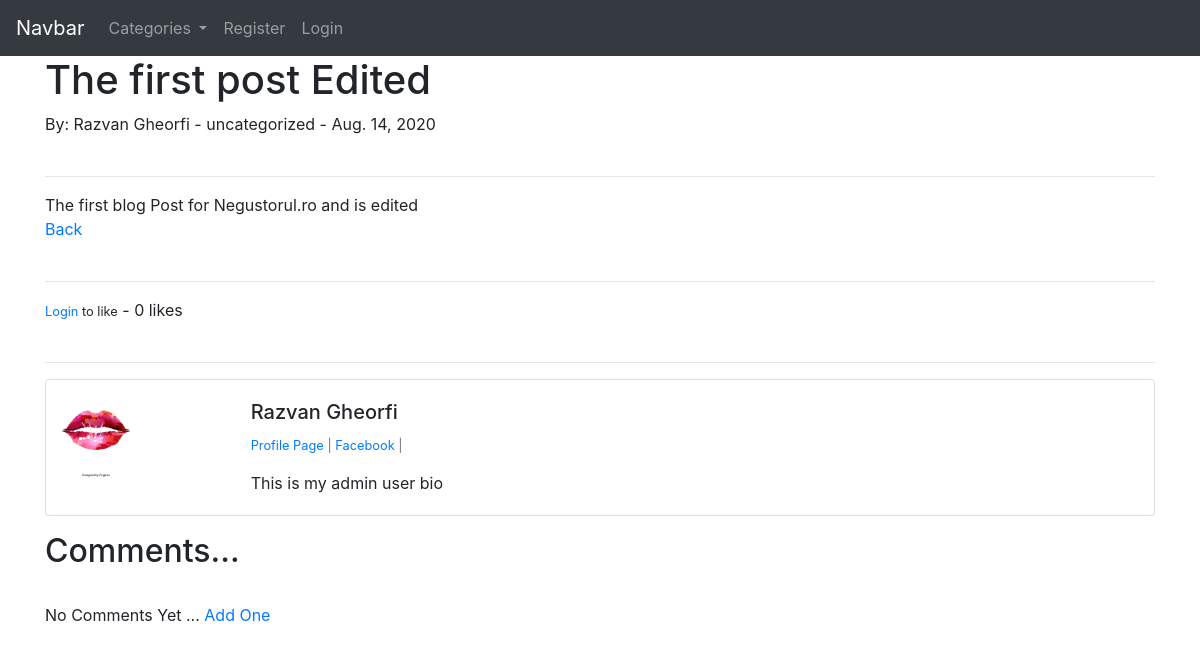
Page /article/1 on the earlier database version.
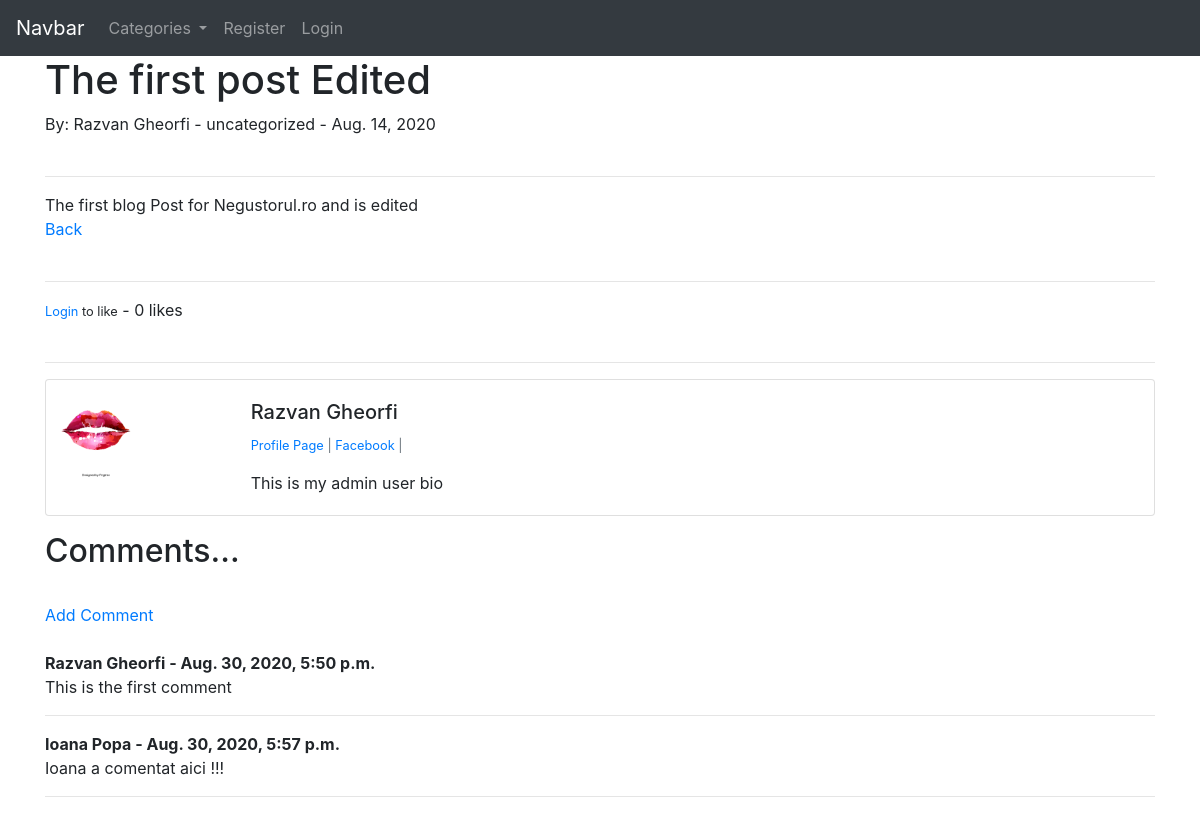
Same page on the later database version.
### main/models.py (models this page shows, shortened)
class Post(models.Model):
    title = models.CharField(max_length=255)
    header_image = models.ImageField(null=True, blank=True, upload_to="images/")
    author = models.ForeignKey(User, on_delete=models.CASCADE)
    body = RichTextField(blank=True, null=True)
    post_date = models.DateField(auto_now_add=True)
    category = models.CharField(max_length=255, default='coding')
    likes = models.ManyToManyField(User, related_name='blog_posts')
    snippet = models.CharField(max_length=255)
    def total_likes(self):
        return self.likes.count()

class Profile(models.Model):
    user = models.OneToOneField(User, null=True, on_delete=models.CASCADE)
    bio = models.TextField()
    profile_pic = models.ImageField(null=True, blank=True, upload_to="images/profile/")
    website_url = models.CharField(max_length=255, null=True, blank=True)
    facebook_url = models.CharField(max_length=255, null=True, blank=True)
    instagram_url = models.CharField(max_length=255, null=True, blank=True)

class Comment(models.Model):
    post = models.ForeignKey(Post, related_name="comments", on_delete=models.CASCADE)
    name = models.CharField(max_length=255)
    body = models.TextField()
    date_added = models.DateTimeField(auto_now_add=True)

### main/views.py (the view)
# urls.py: path('article/<int:pk>',ArticleDetailView.as_view(), name='article_detail' ),
class ArticleDetailView(DetailView):
    model = Post
    template_name = 'article_details.html'
    def get_context_data(self, *args, **kwargs):
        cat_menu = Category.objects.all()
        context = super(ArticleDetailView, self).get_context_data(*args, **kwargs)
        stuff = get_object_or_404(Post, id=self.kwargs['pk'])
        total_likes = stuff.total_likes()
        liked = False
        if stuff.likes.filter(id=self.request.user.id).exists():
            liked = True
        context["cat_menu"] = cat_menu
        context["total_likes"] = total_likes
        context["liked"] = liked
        return context

### main/models.py (called while the page is built)
    def __str__(self):
        return self.name

### main/templates/article_details.html (shortened to what this page needs)
{% extends 'base.html' %}
{% load static %}
{% block content %}
<h1>{{ post.title }}</h1>
By: {{ post.author.first_name}} {{ post.author.last_name}}
    - {{ post.category }}
    - {{ post.post_date }}
    <br><br>
<hr>
{{ post.body|safe }}
<br>
<a href="{% url 'home' %}">Back</a>
<br><br>
<hr>
<form action="{% url 'like_post' post.pk %}" method="POST">
    {% if user.is_authenticated %}
        {% if liked %}
            <button type="submit" name="post_id" value="{{ post.id }}" class="btn btn-danger">Unlike</button>
        {% else %}
            <button type="submit" name="post_id" value="{{ post.id }}" class="btn btn-primary">Like</button>
        {% endif %}
    {% else %}
    <small><a href="{% url 'login' %}">Login </a>to like</small>
    {% endif %}
    - {{ total_likes }} likes
</form>
<br>
<hr>
    <div class="card mb-3">
      <div class="row no-gutters">
        <div class="col-md-2">
            {% if post.author.profile.profile_pic %}
                <img src="{{ post.author.profile.profile_pic.url }}" alt="" width="100" height="100">
            {% else %}
                <img src="{% static 'main/images/user_default.jpg' %}" alt="" width="100" height="100">
            {% endif %}
        </div>
        <div class="col-md-10">
          <div class="card-body">
            <h5 class="card-title">{{ post.author.first_name}} {{ post.author.last_name}}</h5>
              <p class="small text-muted">
                  <a href="{% url 'show_profile_page' post.author.profile.id %}">Profile Page</a> |
                  {% if post.author.profile.facebook_url %}
                    <a href="{{ post.author.profile.facebook_url }}">Facebook </a>|
                  {% endif %}
              </p>
            <p class="card-text">{{ post.author.profile.bio }}</p>
          </div>
        </div>
      </div>
    </div>
<h2>Comments...</h2>
<br>
{% if not post.comments.all %}
    No Comments Yet ... <a href="{% url 'add_comment' post.pk %}">Add One</a>
{% else %}
    <a href="{% url 'add_comment' post.pk %}">Add Comment</a><br><br>
    {% for comment in post.comments.all %}
        <strong>
            {{ comment.name }} -
            {{ comment.date_added }}
        </strong><br>
        {{ comment.body }}
<hr>
    {% endfor %}
{% endif %}
{% endblock %}

### main/templates/base.html (shortened to what this page needs)
<!doctype html>
<html lang="en">
  <head>
    <link rel="stylesheet" href="https://stackpath.bootstrapcdn.com/bootstrap/4.5.2/css/bootstrap.min.css">
  </head>
  <body>
    <nav class="navbar navbar-expand-lg navbar-dark bg-dark">
      <a class="navbar-brand" href="{% url 'home' %}">Navbar</a>
      <div class="collapse navbar-collapse" id="navbarNavAltMarkup">
        <div class="navbar-nav">
            {% if cat_menu %}
              <li class="nav-item dropdown">
                <a class="nav-link dropdown-toggle" href="#" id="navbarDropdown" role="button" data-toggle="dropdown" aria-haspopup="true" aria-expanded="false">
                  Categories
                </a>
              </li>
            {% else %}
                <li class="nav-item">
                  <a class="nav-link active" href="{% url 'category-list' %}">Categories<span class="sr-only">(current)</span></a>
                </li>
            {% endif %}
          {% if user.is_authenticated %}
            <li class="nav-item">
              <a class="nav-link active" href="{% url 'add_post' %}">Add Post<span class="sr-only">(current)</span></a>
            </li>
            <li class="nav-item">
              <a class="nav-link active" href="{% url 'add_category' %}">Add Category<span class="sr-only">(current)</span></a>
            </li>
            <li class="nav-item">
              <a class="nav-link" href="{% url 'logout' %}">Logout</a>
            </li>
            <li class="nav-item dropdown">
              <a class="nav-link dropdown-toggle" href="#" id="navbarDropdown" role="button" data-toggle="dropdown" aria-haspopup="true" aria-expanded="false">
                Profile
              </a>
              <div class="dropdown-menu" aria-labelledby="navbarDropdown">
                <a class="dropdown-item" href="{% url 'edit_profile' %}">Edit Settings</a>
                {% if user.profile.id %}
                  <a class="dropdown-item" href="{% url 'edit_profile_page' user.profile.id %}">Edit profile Page</a>
                  <a class="dropdown-item" href="{% url 'show_profile_page' user.profile.id %}">Show profile page</a>
                {% else %}
                <a class="dropdown-item" href="{% url 'create_profile_page' %}">Create profile Page</a>
                {% endif %}
              </div>
            </li>
          {% else %}
            <li class="nav-item">
              <a class="nav-link" href="{% url 'register' %}">Register</a>
            </li>
            <li class="nav-item">
              <a class="nav-link" href="{% url 'login' %}">Login</a>
            </li>
          {% endif %}
        </div>
      </div>
    </nav>
    <div class="container">
      {% block content %}
      {% endblock %}
    </div>
  </body>
</html>

Differences in the rows shown:
added Comment: name "Razvan Gheorfi", date_added "Aug. 30, 2020, 5:50 p.m.", body "This is the first comment"
added Comment: name "Ioana Popa", date_added "Aug. 30, 2020, 5:57 p.m.", body "Ioana a comentat aici !!!"
Other differences:
text no longer shown: "No Comments Yet ... Add One"
text now shown: "Add Comment"
